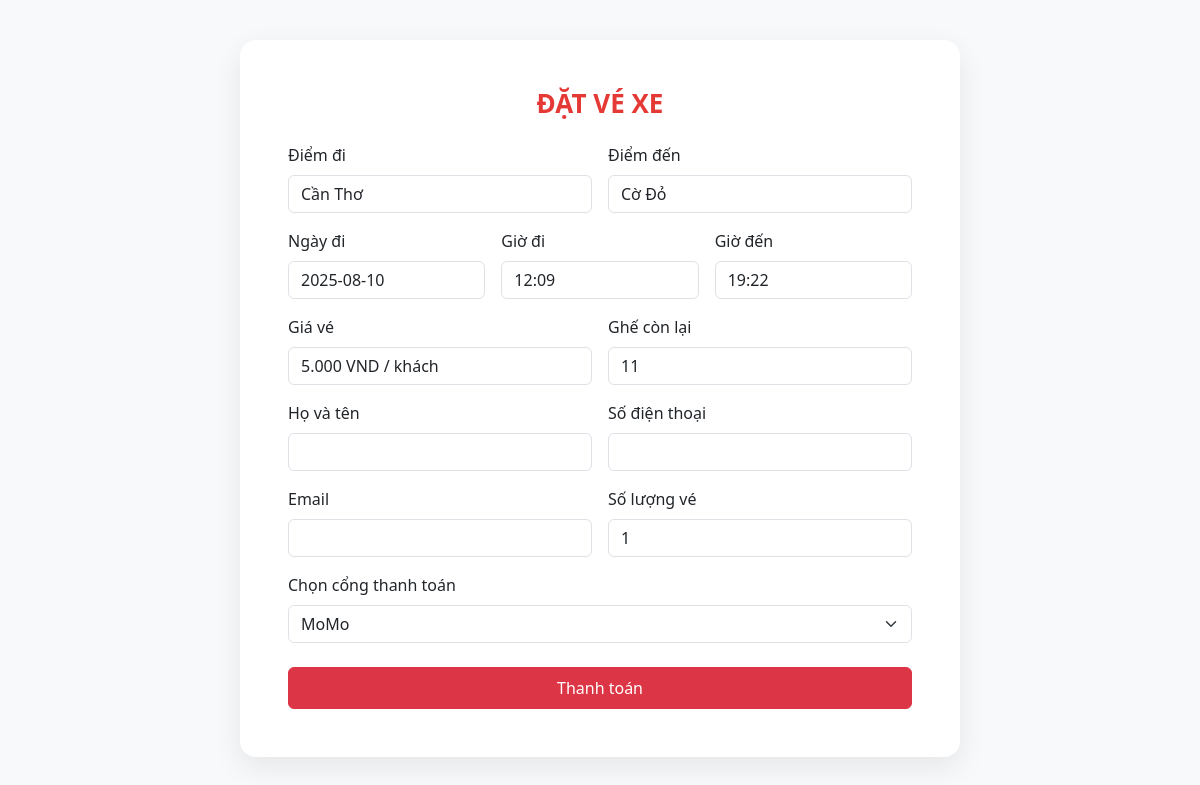
The app's page /datve.php?id_chuyen=58 with its own data.
### tables this page shows
CREATE TABLE chuyenxe (
        id INTEGER PRIMARY KEY AUTOINCREMENT,
        ten_nhaxe TEXT NOT NULL,
        loai_xe TEXT NOT NULL,
        diem_di TEXT NOT NULL,
        diem_den TEXT NOT NULL,
        ngay_di DATE NOT NULL,
        gio_di TIME NOT NULL,
        gio_den TIME NOT NULL,
        gia_ve INTEGER NOT NULL,
        so_ghe INTEGER NOT NULL,
        so_ghe_con INTEGER NOT NULL
    );

### datve.php (the view, shortened to what this page needs)
<?php
require_once __DIR__ . '/libs/db_chuyenxe.php';
$id_chuyen = isset($_GET['id_chuyen']) ? (int)$_GET['id_chuyen'] : 0;
$so_khach  = isset($_GET['so_khach']) ? (int)$_GET['so_khach'] : 1;
$stmt = $pdo->prepare('SELECT * FROM chuyenxe WHERE id = ?');
$stmt->execute([$id_chuyen]);
$cx = $stmt->fetch(PDO::FETCH_ASSOC);
$diem_di = htmlspecialchars($cx['diem_di']);
$diem_den= htmlspecialchars($cx['diem_den']);
$ngay_di = htmlspecialchars($cx['ngay_di']);
$gio_di  = htmlspecialchars($cx['gio_di']);
$gio_den = htmlspecialchars($cx['gio_den']);
$gia_ve  = (int)$cx['gia_ve'];
$gia_ve_fmt = number_format($gia_ve, 0, ',', '.');
$so_ghe_con = (int)$cx['so_ghe_con'];
?>
<!doctype html>
<html lang="vi">
<head>
  <link href="https://cdn.jsdelivr.net/npm/bootstrap@5.3.0/dist/css/bootstrap.min.css" rel="stylesheet">
</head>
<body>
<div class="wrap p-4 p-md-5">
  <h2 class="hd text-center mb-4">ĐẶT VÉ XE</h2>
  <div class="row g-3 mb-3">
    <div class="col-md-6"><label class="form-label">Điểm đi</label><input class="form-control" value="<?php echo $diem_di; ?>" readonly></div>
    <div class="col-md-6"><label class="form-label">Điểm đến</label><input class="form-control" value="<?php echo $diem_den; ?>" readonly></div>
    <div class="col-md-4"><label class="form-label">Ngày đi</label><input class="form-control" value="<?php echo $ngay_di; ?>" readonly></div>
    <div class="col-md-4"><label class="form-label">Giờ đi</label><input class="form-control" value="<?php echo $gio_di; ?>" readonly></div>
    <div class="col-md-4"><label class="form-label">Giờ đến</label><input class="form-control" value="<?php echo $gio_den; ?>" readonly></div>
    <div class="col-md-6"><label class="form-label">Giá vé</label><input class="form-control" value="<?php echo $gia_ve_fmt; ?> VND / khách" readonly></div>
    <div class="col-md-6"><label class="form-label">Ghế còn lại</label><input class="form-control" value="<?php echo $so_ghe_con; ?>" readonly></div>
  </div>
  <form action="libs/xuly_dat_ve.php" method="POST" class="row g-3">
    <div class="col-md-6">
      <label class="form-label">Họ và tên</label>
      <input type="text" name="ho_ten" class="form-control" required>
    </div>
    <div class="col-md-6">
      <label class="form-label">Số điện thoại</label>
      <input type="text" name="sdt" class="form-control" required>
    </div>
    <div class="col-md-6">
      <label class="form-label">Email</label>
      <input type="email" name="email" class="form-control">
    </div>
    <div class="col-md-6">
      <label class="form-label">Số lượng vé</label>
      <input type="number" name="so_luong" class="form-control" min="1" max="<?php echo max($so_ghe_con,1); ?>" value="<?php echo max($so_khach,1); ?>" required>
    </div>
    <div class="col-12">
      <label class="form-label">Chọn cổng thanh toán</label>
      <select name="gateway" class="form-select">
        <option value="momo">MoMo</option>
      </select>
    </div>
    <div class="col-12 d-grid pt-2">
      <button type="submit" class="btn btn-danger py-2">Thanh toán</button>
    </div>
  </form>
</div>
</body>
</html>

### datve.php (style rules this page uses)
body { background:#f8f9fa }
.wrap { max-width:720px;margin:40px auto;background:#fff;border-radius:16px;box-shadow:0 10px 30px rgba(0,0,0,.08) }
.wrap .hd { font-weight:700;font-size:26px;color:#e53935 }

### records on screen
chuyenxe: diem_di "Cần Thơ", diem_den "Cờ Đỏ", ngay_di "2025-08-10", gio_di "12:09", gio_den "19:22", gia_ve "5.000 VND / khách", so_ghe_con "11"
